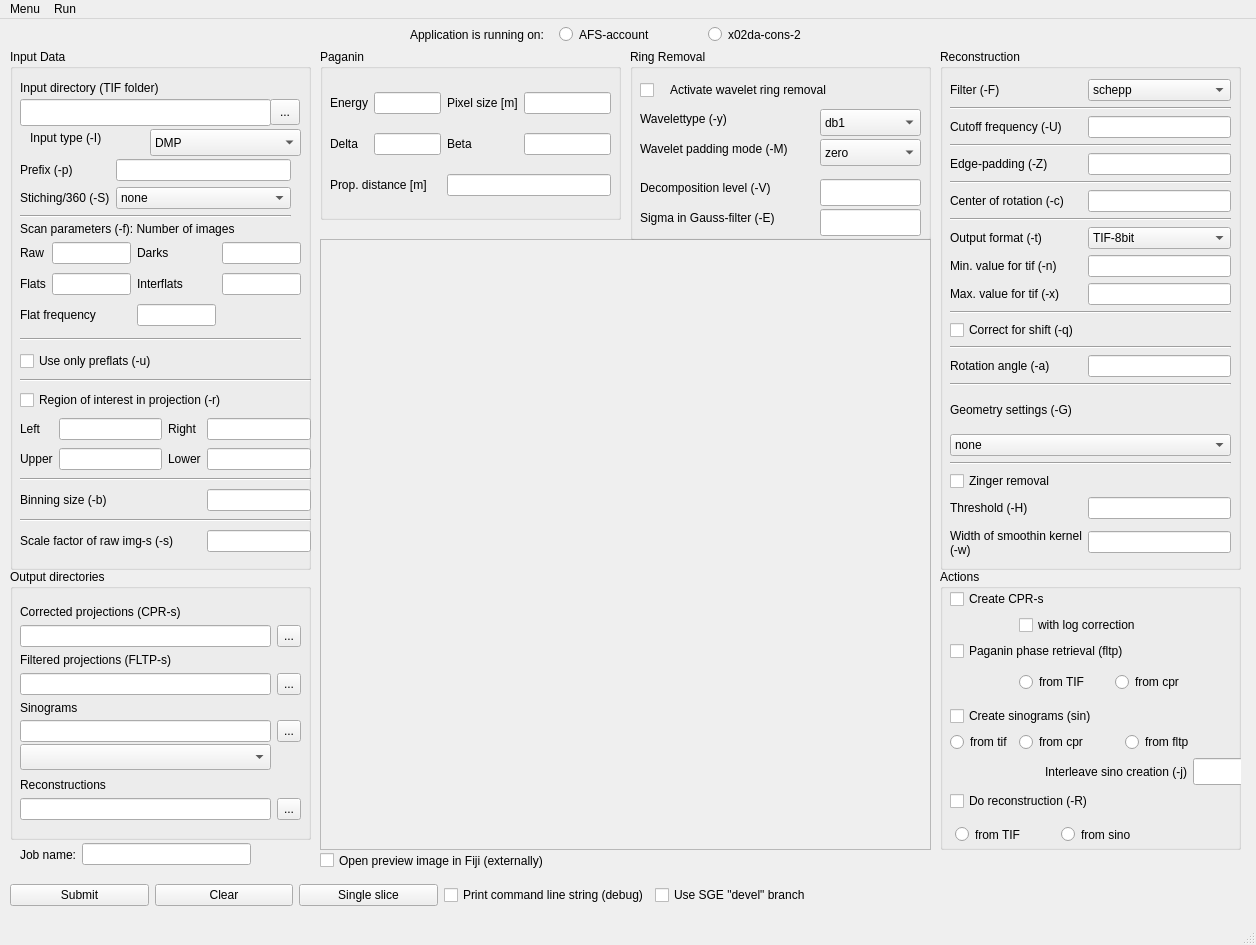
<?xml version="1.0" encoding="UTF-8"?>
<ui version="4.0">
 <class>reco_mainwin</class>
 <widget class="QMainWindow" name="reco_mainwin">
  <property name="geometry">
   <rect>
    <x>0</x>
    <y>0</y>
    <width>1256</width>
    <height>945</height>
   </rect>
  </property>
  <property name="windowTitle">
   <string>GRecoMan</string>
  </property>
  <widget class="QWidget" name="centralwidget">
   <widget class="QGroupBox" name="groupBox_3">
    <property name="geometry">
     <rect>
      <x>10</x>
      <y>30</y>
      <width>301</width>
      <height>521</height>
     </rect>
    </property>
    <property name="title">
     <string>Input Data</string>
    </property>
    <widget class="QLineEdit" name="inputdirectory">
     <property name="geometry">
      <rect>
       <x>10</x>
       <y>50</y>
       <width>251</width>
       <height>27</height>
      </rect>
     </property>
    </widget>
    <widget class="QLabel" name="label_10">
     <property name="geometry">
      <rect>
       <x>10</x>
       <y>30</y>
       <width>231</width>
       <height>17</height>
      </rect>
     </property>
     <property name="text">
      <string>Input directory (TIF folder)</string>
     </property>
    </widget>
    <widget class="QToolButton" name="setinputdirectory">
     <property name="geometry">
      <rect>
       <x>260</x>
       <y>50</y>
       <width>30</width>
       <height>26</height>
      </rect>
     </property>
     <property name="text">
      <string>...</string>
     </property>
    </widget>
    <widget class="QLabel" name="label_3">
     <property name="geometry">
      <rect>
       <x>20</x>
       <y>80</y>
       <width>101</width>
       <height>17</height>
      </rect>
     </property>
     <property name="text">
      <string>Input type (-I)</string>
     </property>
    </widget>
    <widget class="QComboBox" name="inputtype">
     <property name="geometry">
      <rect>
       <x>140</x>
       <y>80</y>
       <width>151</width>
       <height>27</height>
      </rect>
     </property>
     <item>
      <property name="text">
       <string>DMP</string>
      </property>
     </item>
     <item>
      <property name="text">
       <string>HDF5</string>
      </property>
     </item>
     <item>
      <property name="text">
       <string>TIF</string>
      </property>
     </item>
     <item>
      <property name="text">
       <string>DMP sinos</string>
      </property>
     </item>
    </widget>
    <widget class="QLabel" name="label_11">
     <property name="geometry">
      <rect>
       <x>10</x>
       <y>170</y>
       <width>281</width>
       <height>20</height>
      </rect>
     </property>
     <property name="text">
      <string>Scan parameters (-f): Number of images</string>
     </property>
    </widget>
    <widget class="QWidget" name="gridLayoutWidget">
     <property name="geometry">
      <rect>
       <x>10</x>
       <y>190</y>
       <width>281</width>
       <height>91</height>
      </rect>
     </property>
     <layout class="QGridLayout" name="gridLayout">
      <item row="1" column="1">
       <widget class="QLineEdit" name="flats">
        <property name="text">
         <string/>
        </property>
       </widget>
      </item>
      <item row="1" column="0">
       <widget class="QLabel" name="label_12">
        <property name="text">
         <string>Flats</string>
        </property>
       </widget>
      </item>
      <item row="1" column="2">
       <widget class="QLabel" name="label_13">
        <property name="text">
         <string>Interflats</string>
        </property>
       </widget>
      </item>
      <item row="1" column="3">
       <widget class="QLineEdit" name="interflats">
        <property name="text">
         <string/>
        </property>
       </widget>
      </item>
      <item row="0" column="0">
       <widget class="QLabel" name="label_14">
        <property name="text">
         <string>Raw</string>
        </property>
       </widget>
      </item>
      <item row="0" column="1">
       <widget class="QLineEdit" name="raws"/>
      </item>
      <item row="0" column="2">
       <widget class="QLabel" name="label_15">
        <property name="text">
         <string>Darks</string>
        </property>
       </widget>
      </item>
      <item row="0" column="3">
       <widget class="QLineEdit" name="darks">
        <property name="text">
         <string/>
        </property>
       </widget>
      </item>
      <item row="2" column="0" colspan="2">
       <widget class="QLabel" name="label_16">
        <property name="text">
         <string>Flat frequency</string>
        </property>
       </widget>
      </item>
      <item row="2" column="2">
       <widget class="QLineEdit" name="flatfreq">
        <property name="text">
         <string/>
        </property>
       </widget>
      </item>
     </layout>
    </widget>
    <widget class="Line" name="line_5">
     <property name="geometry">
      <rect>
       <x>10</x>
       <y>280</y>
       <width>281</width>
       <height>20</height>
      </rect>
     </property>
     <property name="orientation">
      <enum>Qt::Horizontal</enum>
     </property>
    </widget>
    <widget class="QWidget" name="gridLayoutWidget_3">
     <property name="geometry">
      <rect>
       <x>10</x>
       <y>300</y>
       <width>291</width>
       <height>213</height>
      </rect>
     </property>
     <layout class="QGridLayout" name="gridLayout_3">
      <item row="3" column="2">
       <widget class="QLabel" name="label_20">
        <property name="text">
         <string>Right</string>
        </property>
       </widget>
      </item>
      <item row="6" column="3">
       <widget class="QLineEdit" name="binsize"/>
      </item>
      <item row="4" column="2">
       <widget class="QLabel" name="label_22">
        <property name="text">
         <string>Lower</string>
        </property>
       </widget>
      </item>
      <item row="3" column="3">
       <widget class="QLineEdit" name="roi_right"/>
      </item>
      <item row="4" column="0">
       <widget class="QLabel" name="label_21">
        <property name="text">
         <string>Upper</string>
        </property>
       </widget>
      </item>
      <item row="4" column="3">
       <widget class="QLineEdit" name="roi_lower"/>
      </item>
      <item row="6" column="0" colspan="3">
       <widget class="QLabel" name="label_33">
        <property name="text">
         <string>Binning size (-b)</string>
        </property>
       </widget>
      </item>
      <item row="4" column="1">
       <widget class="QLineEdit" name="roi_upper"/>
      </item>
      <item row="7" column="0" colspan="4">
       <widget class="Line" name="line_19">
        <property name="orientation">
         <enum>Qt::Horizontal</enum>
        </property>
       </widget>
      </item>
      <item row="2" column="0" colspan="4">
       <widget class="QCheckBox" name="roion">
        <property name="text">
         <string>Region of interest in projection (-r)</string>
        </property>
       </widget>
      </item>
      <item row="3" column="1">
       <widget class="QLineEdit" name="roi_left"/>
      </item>
      <item row="3" column="0">
       <widget class="QLabel" name="label_19">
        <property name="text">
         <string>Left</string>
        </property>
       </widget>
      </item>
      <item row="1" column="0" colspan="4">
       <widget class="Line" name="line_12">
        <property name="orientation">
         <enum>Qt::Horizontal</enum>
        </property>
       </widget>
      </item>
      <item row="0" column="0" colspan="4">
       <widget class="QCheckBox" name="preflatsonly">
        <property name="text">
         <string>Use only preflats (-u)</string>
        </property>
       </widget>
      </item>
      <item row="5" column="0" colspan="4">
       <widget class="Line" name="line_18">
        <property name="orientation">
         <enum>Qt::Horizontal</enum>
        </property>
       </widget>
      </item>
      <item row="8" column="0" colspan="3">
       <widget class="QLabel" name="label_34">
        <property name="text">
         <string>Scale factor of raw img-s (-s)</string>
        </property>
       </widget>
      </item>
      <item row="8" column="3">
       <widget class="QLineEdit" name="scaleimagefactor"/>
      </item>
     </layout>
    </widget>
    <widget class="QWidget" name="gridLayoutWidget_9">
     <property name="geometry">
      <rect>
       <x>10</x>
       <y>110</y>
       <width>271</width>
       <height>61</height>
      </rect>
     </property>
     <layout class="QGridLayout" name="gridLayout_8">
      <item row="0" column="1">
       <widget class="QLineEdit" name="prefix"/>
      </item>
      <item row="0" column="0">
       <widget class="QLabel" name="label">
        <property name="text">
         <string>Prefix (-p)</string>
        </property>
       </widget>
      </item>
      <item row="1" column="0">
       <widget class="QLabel" name="label_44">
        <property name="text">
         <string>Stiching/360 (-S)</string>
        </property>
       </widget>
      </item>
      <item row="2" column="0" colspan="2">
       <widget class="Line" name="line_4">
        <property name="orientation">
         <enum>Qt::Horizontal</enum>
        </property>
       </widget>
      </item>
      <item row="1" column="1">
       <widget class="QComboBox" name="stitchingtype">
        <item>
         <property name="text">
          <string>none</string>
         </property>
        </item>
        <item>
         <property name="text">
          <string>left</string>
         </property>
        </item>
        <item>
         <property name="text">
          <string>right</string>
         </property>
        </item>
       </widget>
      </item>
     </layout>
    </widget>
   </widget>
   <widget class="QFrame" name="frame">
    <property name="geometry">
     <rect>
      <x>320</x>
      <y>220</y>
      <width>611</width>
      <height>611</height>
     </rect>
    </property>
    <property name="frameShape">
     <enum>QFrame::StyledPanel</enum>
    </property>
    <property name="frameShadow">
     <enum>QFrame::Raised</enum>
    </property>
    <widget class="QLabel" name="ImgViewer">
     <property name="geometry">
      <rect>
       <x>0</x>
       <y>0</y>
       <width>611</width>
       <height>611</height>
      </rect>
     </property>
     <property name="text">
      <string/>
     </property>
    </widget>
   </widget>
   <widget class="QWidget" name="gridLayoutWidget_2">
    <property name="geometry">
     <rect>
      <x>410</x>
      <y>0</y>
      <width>441</width>
      <height>31</height>
     </rect>
    </property>
    <layout class="QGridLayout" name="gridLayout_2">
     <item row="0" column="0">
      <widget class="QLabel" name="label_18">
       <property name="minimumSize">
        <size>
         <width>0</width>
         <height>21</height>
        </size>
       </property>
       <property name="text">
        <string>Application is running on:</string>
       </property>
      </widget>
     </item>
     <item row="0" column="1">
      <widget class="QRadioButton" name="afsaccount">
       <property name="minimumSize">
        <size>
         <width>0</width>
         <height>21</height>
        </size>
       </property>
       <property name="text">
        <string>AFS-account</string>
       </property>
      </widget>
     </item>
     <item row="0" column="2">
      <widget class="QRadioButton" name="cons2">
       <property name="minimumSize">
        <size>
         <width>0</width>
         <height>21</height>
        </size>
       </property>
       <property name="text">
        <string>x02da-cons-2</string>
       </property>
      </widget>
     </item>
    </layout>
   </widget>
   <widget class="QGroupBox" name="groupBox">
    <property name="geometry">
     <rect>
      <x>10</x>
      <y>550</y>
      <width>301</width>
      <height>271</height>
     </rect>
    </property>
    <property name="title">
     <string>Output directories</string>
    </property>
    <widget class="QWidget" name="gridLayoutWidget_6">
     <property name="geometry">
      <rect>
       <x>10</x>
       <y>30</y>
       <width>281</width>
       <height>221</height>
      </rect>
     </property>
     <layout class="QGridLayout" name="gridLayout_6" rowminimumheight="0,0,0,0,0,0,30,0,0">
      <property name="verticalSpacing">
       <number>0</number>
      </property>
      <item row="3" column="1">
       <widget class="QToolButton" name="setfltpdirectory">
        <property name="minimumSize">
         <size>
          <width>0</width>
          <height>22</height>
         </size>
        </property>
        <property name="text">
         <string>...</string>
        </property>
       </widget>
      </item>
      <item row="6" column="0">
       <widget class="QComboBox" name="sinograms">
        <property name="minimumSize">
         <size>
          <width>0</width>
          <height>26</height>
         </size>
        </property>
       </widget>
      </item>
      <item row="0" column="0">
       <widget class="QLabel" name="label_4">
        <property name="text">
         <string>Corrected projections (CPR-s)</string>
        </property>
       </widget>
      </item>
      <item row="1" column="1">
       <widget class="QToolButton" name="setcprdirectory">
        <property name="minimumSize">
         <size>
          <width>0</width>
          <height>22</height>
         </size>
        </property>
        <property name="text">
         <string>...</string>
        </property>
       </widget>
      </item>
      <item row="5" column="0">
       <widget class="QLineEdit" name="sinogramdirectory">
        <property name="minimumSize">
         <size>
          <width>0</width>
          <height>22</height>
         </size>
        </property>
       </widget>
      </item>
      <item row="4" column="0">
       <widget class="QLabel" name="label_2">
        <property name="text">
         <string>Sinograms</string>
        </property>
       </widget>
      </item>
      <item row="2" column="0">
       <widget class="QLabel" name="label_29">
        <property name="text">
         <string>Filtered projections (FLTP-s)</string>
        </property>
       </widget>
      </item>
      <item row="1" column="0">
       <widget class="QLineEdit" name="cprdirectory">
        <property name="sizePolicy">
         <sizepolicy hsizetype="Expanding" vsizetype="Fixed">
          <horstretch>0</horstretch>
          <verstretch>0</verstretch>
         </sizepolicy>
        </property>
        <property name="minimumSize">
         <size>
          <width>0</width>
          <height>22</height>
         </size>
        </property>
       </widget>
      </item>
      <item row="7" column="0">
       <widget class="QLabel" name="label_43">
        <property name="text">
         <string>Reconstructions</string>
        </property>
       </widget>
      </item>
      <item row="5" column="1">
       <widget class="QToolButton" name="setsinogramdirectory">
        <property name="minimumSize">
         <size>
          <width>0</width>
          <height>22</height>
         </size>
        </property>
        <property name="text">
         <string>...</string>
        </property>
       </widget>
      </item>
      <item row="3" column="0">
       <widget class="QLineEdit" name="fltpdirectory">
        <property name="minimumSize">
         <size>
          <width>0</width>
          <height>22</height>
         </size>
        </property>
       </widget>
      </item>
      <item row="8" column="0">
       <widget class="QLineEdit" name="recodirectory">
        <property name="minimumSize">
         <size>
          <width>0</width>
          <height>22</height>
         </size>
        </property>
       </widget>
      </item>
      <item row="8" column="1">
       <widget class="QToolButton" name="setrecodirectory">
        <property name="minimumSize">
         <size>
          <width>0</width>
          <height>22</height>
         </size>
        </property>
        <property name="text">
         <string>...</string>
        </property>
       </widget>
      </item>
     </layout>
    </widget>
   </widget>
   <widget class="QGroupBox" name="groupBox_5">
    <property name="geometry">
     <rect>
      <x>320</x>
      <y>30</y>
      <width>301</width>
      <height>171</height>
     </rect>
    </property>
    <property name="title">
     <string>Paganin</string>
    </property>
    <widget class="QWidget" name="gridLayoutWidget_4">
     <property name="geometry">
      <rect>
       <x>10</x>
       <y>30</y>
       <width>281</width>
       <height>131</height>
      </rect>
     </property>
     <layout class="QGridLayout" name="gridLayout_4">
      <item row="0" column="3">
       <widget class="QLabel" name="label_25">
        <property name="text">
         <string>Pixel size [m]</string>
        </property>
       </widget>
      </item>
      <item row="0" column="0">
       <widget class="QLabel" name="label_24">
        <property name="text">
         <string>Energy</string>
        </property>
       </widget>
      </item>
      <item row="1" column="1" colspan="2">
       <widget class="QLineEdit" name="pag_delta"/>
      </item>
      <item row="0" column="1" colspan="2">
       <widget class="QLineEdit" name="pag_energy"/>
      </item>
      <item row="0" column="4">
       <widget class="QLineEdit" name="pag_pxsize"/>
      </item>
      <item row="1" column="3">
       <widget class="QLabel" name="label_27">
        <property name="text">
         <string>Beta</string>
        </property>
       </widget>
      </item>
      <item row="1" column="4">
       <widget class="QLineEdit" name="pag_beta"/>
      </item>
      <item row="2" column="0" colspan="3">
       <widget class="QLabel" name="label_28">
        <property name="text">
         <string>Prop. distance [m]</string>
        </property>
       </widget>
      </item>
      <item row="2" column="3" colspan="2">
       <widget class="QLineEdit" name="pag_distance"/>
      </item>
      <item row="1" column="0">
       <widget class="QLabel" name="label_26">
        <property name="text">
         <string>Delta</string>
        </property>
       </widget>
      </item>
     </layout>
    </widget>
   </widget>
   <widget class="QGroupBox" name="groupBox_4">
    <property name="geometry">
     <rect>
      <x>940</x>
      <y>30</y>
      <width>301</width>
      <height>521</height>
     </rect>
    </property>
    <property name="title">
     <string>Reconstruction</string>
    </property>
    <widget class="QWidget" name="gridLayoutWidget_7">
     <property name="geometry">
      <rect>
       <x>10</x>
       <y>30</y>
       <width>281</width>
       <height>481</height>
      </rect>
     </property>
     <layout class="QGridLayout" name="gridLayout_7">
      <item row="18" column="0" colspan="2">
       <widget class="QComboBox" name="geometry">
        <property name="toolTip">
         <string>If 'none', then the flag is not set at all.</string>
        </property>
        <item>
         <property name="text">
          <string>none</string>
         </property>
        </item>
        <item>
         <property name="text">
          <string>sampling from 0-&gt;pi</string>
         </property>
        </item>
        <item>
         <property name="text">
          <string>angles in angles.txt</string>
         </property>
        </item>
        <item>
         <property name="text">
          <string>sampling from 0-&gt;2pi</string>
         </property>
        </item>
       </widget>
      </item>
      <item row="21" column="0">
       <widget class="QLabel" name="label_40">
        <property name="text">
         <string>Threshold (-H)</string>
        </property>
       </widget>
      </item>
      <item row="5" column="1">
       <widget class="QLineEdit" name="edgepadding"/>
      </item>
      <item row="5" column="0">
       <widget class="QLabel" name="label_38">
        <property name="text">
         <string>Edge-padding (-Z)</string>
        </property>
       </widget>
      </item>
      <item row="9" column="0">
       <widget class="QLabel" name="label_23">
        <property name="text">
         <string>Output format (-t)</string>
        </property>
       </widget>
      </item>
      <item row="0" column="1">
       <widget class="QComboBox" name="filter">
        <property name="toolTip">
         <string>If 'none', then the flag is not set at all.</string>
        </property>
        <item>
         <property name="text">
          <string>schepp</string>
         </property>
        </item>
        <item>
         <property name="text">
          <string>hanning</string>
         </property>
        </item>
        <item>
         <property name="text">
          <string>hamming</string>
         </property>
        </item>
        <item>
         <property name="text">
          <string>ramlak</string>
         </property>
        </item>
        <item>
         <property name="text">
          <string>parzen</string>
         </property>
        </item>
        <item>
         <property name="text">
          <string>lanczos</string>
         </property>
        </item>
        <item>
         <property name="text">
          <string>dpc</string>
         </property>
        </item>
        <item>
         <property name="text">
          <string>none</string>
         </property>
        </item>
       </widget>
      </item>
      <item row="16" column="0" colspan="2">
       <widget class="Line" name="line_16">
        <property name="orientation">
         <enum>Qt::Horizontal</enum>
        </property>
       </widget>
      </item>
      <item row="12" column="0" colspan="2">
       <widget class="Line" name="line_13">
        <property name="orientation">
         <enum>Qt::Horizontal</enum>
        </property>
       </widget>
      </item>
      <item row="15" column="1">
       <widget class="QLineEdit" name="rotationangle"/>
      </item>
      <item row="1" column="0" colspan="2">
       <widget class="Line" name="line_7">
        <property name="orientation">
         <enum>Qt::Horizontal</enum>
        </property>
       </widget>
      </item>
      <item row="7" column="1">
       <widget class="QLineEdit" name="centerofrotation"/>
      </item>
      <item row="0" column="0">
       <widget class="QLabel" name="label_17">
        <property name="text">
         <string>Filter (-F)</string>
        </property>
       </widget>
      </item>
      <item row="3" column="0">
       <widget class="QLabel" name="label_37">
        <property name="text">
         <string>Cutoff frequency (-U) </string>
        </property>
       </widget>
      </item>
      <item row="9" column="1">
       <widget class="QComboBox" name="outputtype">
        <property name="toolTip">
         <string>If 'none', then the flag is not set at all.</string>
        </property>
        <item>
         <property name="text">
          <string>TIF-8bit</string>
         </property>
        </item>
        <item>
         <property name="text">
          <string>DMP</string>
         </property>
        </item>
        <item>
         <property name="text">
          <string>DMP+HDF5</string>
         </property>
        </item>
        <item>
         <property name="text">
          <string>TIF-16bit</string>
         </property>
        </item>
        <item>
         <property name="text">
          <string>none</string>
         </property>
        </item>
       </widget>
      </item>
      <item row="17" column="0">
       <widget class="QLabel" name="label_32">
        <property name="text">
         <string>Geometry settings (-G)</string>
        </property>
       </widget>
      </item>
      <item row="7" column="0">
       <widget class="QLabel" name="label_39">
        <property name="text">
         <string>Center of rotation (-c)</string>
        </property>
       </widget>
      </item>
      <item row="8" column="0" colspan="2">
       <widget class="Line" name="line_10">
        <property name="orientation">
         <enum>Qt::Horizontal</enum>
        </property>
       </widget>
      </item>
      <item row="20" column="0">
       <widget class="QCheckBox" name="zingeron">
        <property name="text">
         <string>Zinger removal</string>
        </property>
       </widget>
      </item>
      <item row="3" column="1">
       <widget class="QLineEdit" name="cutofffrequency"/>
      </item>
      <item row="13" column="0">
       <widget class="QCheckBox" name="shiftcorrection">
        <property name="text">
         <string>Correct for shift (-q)</string>
        </property>
       </widget>
      </item>
      <item row="15" column="0">
       <widget class="QLabel" name="label_31">
        <property name="text">
         <string>Rotation angle (-a)</string>
        </property>
       </widget>
      </item>
      <item row="14" column="0" colspan="2">
       <widget class="Line" name="line_14">
        <property name="orientation">
         <enum>Qt::Horizontal</enum>
        </property>
       </widget>
      </item>
      <item row="4" column="0" colspan="2">
       <widget class="Line" name="line_9">
        <property name="orientation">
         <enum>Qt::Horizontal</enum>
        </property>
       </widget>
      </item>
      <item row="19" column="0" colspan="2">
       <widget class="Line" name="line_21">
        <property name="orientation">
         <enum>Qt::Horizontal</enum>
        </property>
       </widget>
      </item>
      <item row="6" column="0" colspan="2">
       <widget class="Line" name="line_11">
        <property name="orientation">
         <enum>Qt::Horizontal</enum>
        </property>
       </widget>
      </item>
      <item row="22" column="0">
       <widget class="QLabel" name="label_41">
        <property name="minimumSize">
         <size>
          <width>0</width>
          <height>35</height>
         </size>
        </property>
        <property name="text">
         <string>Width of smoothin kernel (-w)</string>
        </property>
        <property name="wordWrap">
         <bool>true</bool>
        </property>
       </widget>
      </item>
      <item row="21" column="1">
       <widget class="QLineEdit" name="zinger_thresh"/>
      </item>
      <item row="22" column="1">
       <widget class="QLineEdit" name="zinger_width"/>
      </item>
      <item row="10" column="0">
       <widget class="QLabel" name="label_35">
        <property name="text">
         <string>Min. value for tif (-n)</string>
        </property>
       </widget>
      </item>
      <item row="10" column="1">
       <widget class="QLineEdit" name="tifmin"/>
      </item>
      <item row="11" column="0">
       <widget class="QLabel" name="label_42">
        <property name="text">
         <string>Max. value for tif (-x)</string>
        </property>
       </widget>
      </item>
      <item row="11" column="1">
       <widget class="QLineEdit" name="tifmax"/>
      </item>
     </layout>
    </widget>
   </widget>
   <widget class="QGroupBox" name="groupBox_2">
    <property name="geometry">
     <rect>
      <x>630</x>
      <y>30</y>
      <width>301</width>
      <height>191</height>
     </rect>
    </property>
    <property name="font">
     <font>
      <weight>50</weight>
      <bold>false</bold>
     </font>
    </property>
    <property name="title">
     <string>Ring Removal</string>
    </property>
    <widget class="QComboBox" name="wavelettype">
     <property name="geometry">
      <rect>
       <x>190</x>
       <y>60</y>
       <width>101</width>
       <height>27</height>
      </rect>
     </property>
     <item>
      <property name="text">
       <string>db1</string>
      </property>
     </item>
     <item>
      <property name="text">
       <string>db2</string>
      </property>
     </item>
     <item>
      <property name="text">
       <string>db3</string>
      </property>
     </item>
     <item>
      <property name="text">
       <string>db4</string>
      </property>
     </item>
     <item>
      <property name="text">
       <string>db5</string>
      </property>
     </item>
     <item>
      <property name="text">
       <string>db6</string>
      </property>
     </item>
     <item>
      <property name="text">
       <string>db7</string>
      </property>
     </item>
     <item>
      <property name="text">
       <string>db8</string>
      </property>
     </item>
     <item>
      <property name="text">
       <string>db9</string>
      </property>
     </item>
     <item>
      <property name="text">
       <string>db10</string>
      </property>
     </item>
     <item>
      <property name="text">
       <string>db11</string>
      </property>
     </item>
     <item>
      <property name="text">
       <string>db12</string>
      </property>
     </item>
     <item>
      <property name="text">
       <string>db13</string>
      </property>
     </item>
     <item>
      <property name="text">
       <string>db14</string>
      </property>
     </item>
     <item>
      <property name="text">
       <string>db15</string>
      </property>
     </item>
     <item>
      <property name="text">
       <string>db16</string>
      </property>
     </item>
     <item>
      <property name="text">
       <string>db17</string>
      </property>
     </item>
     <item>
      <property name="text">
       <string>db18</string>
      </property>
     </item>
     <item>
      <property name="text">
       <string>db19</string>
      </property>
     </item>
     <item>
      <property name="text">
       <string>db20</string>
      </property>
     </item>
    </widget>
    <widget class="QLabel" name="label_5">
     <property name="geometry">
      <rect>
       <x>10</x>
       <y>60</y>
       <width>131</width>
       <height>20</height>
      </rect>
     </property>
     <property name="text">
      <string>Wavelettype (-y)</string>
     </property>
    </widget>
    <widget class="QLabel" name="label_6">
     <property name="geometry">
      <rect>
       <x>10</x>
       <y>130</y>
       <width>161</width>
       <height>17</height>
      </rect>
     </property>
     <property name="text">
      <string>Decomposition level (-V)</string>
     </property>
    </widget>
    <widget class="QLineEdit" name="waveletdecompositionlevel">
     <property name="geometry">
      <rect>
       <x>190</x>
       <y>130</y>
       <width>101</width>
       <height>27</height>
      </rect>
     </property>
    </widget>
    <widget class="QLabel" name="label_7">
     <property name="geometry">
      <rect>
       <x>10</x>
       <y>160</y>
       <width>171</width>
       <height>17</height>
      </rect>
     </property>
     <property name="text">
      <string>Sigma in Gauss-filter (-E)</string>
     </property>
    </widget>
    <widget class="QLineEdit" name="sigmaingaussfilter">
     <property name="geometry">
      <rect>
       <x>190</x>
       <y>160</y>
       <width>101</width>
       <height>27</height>
      </rect>
     </property>
    </widget>
    <widget class="QComboBox" name="waveletpaddingmode">
     <property name="geometry">
      <rect>
       <x>190</x>
       <y>90</y>
       <width>101</width>
       <height>27</height>
      </rect>
     </property>
     <item>
      <property name="text">
       <string>zero</string>
      </property>
     </item>
     <item>
      <property name="text">
       <string>constant</string>
      </property>
     </item>
     <item>
      <property name="text">
       <string>symmetric</string>
      </property>
     </item>
     <item>
      <property name="text">
       <string>periodic</string>
      </property>
     </item>
     <item>
      <property name="text">
       <string>smooth</string>
      </property>
     </item>
    </widget>
    <widget class="QLabel" name="label_8">
     <property name="geometry">
      <rect>
       <x>10</x>
       <y>90</y>
       <width>181</width>
       <height>20</height>
      </rect>
     </property>
     <property name="text">
      <string>Wavelet padding mode (-M)</string>
     </property>
    </widget>
    <widget class="QLabel" name="label_9">
     <property name="geometry">
      <rect>
       <x>40</x>
       <y>20</y>
       <width>251</width>
       <height>41</height>
      </rect>
     </property>
     <property name="text">
      <string>Activate wavelet ring removal</string>
     </property>
     <property name="wordWrap">
      <bool>true</bool>
     </property>
    </widget>
    <widget class="QCheckBox" name="runringremoval">
     <property name="geometry">
      <rect>
       <x>10</x>
       <y>30</y>
       <width>21</width>
       <height>23</height>
      </rect>
     </property>
     <property name="text">
      <string/>
     </property>
    </widget>
   </widget>
   <widget class="QGroupBox" name="groupBox_6">
    <property name="geometry">
     <rect>
      <x>940</x>
      <y>550</y>
      <width>301</width>
      <height>281</height>
     </rect>
    </property>
    <property name="title">
     <string>Actions</string>
    </property>
    <widget class="QWidget" name="gridLayoutWidget_5">
     <property name="geometry">
      <rect>
       <x>10</x>
       <y>20</y>
       <width>293</width>
       <height>261</height>
      </rect>
     </property>
     <layout class="QGridLayout" name="gridLayout_5">
      <item row="2" column="0" colspan="3">
       <widget class="QCheckBox" name="paganinon">
        <property name="text">
         <string>Paganin phase retrieval (fltp)</string>
        </property>
       </widget>
      </item>
      <item row="0" column="0" colspan="3">
       <widget class="QCheckBox" name="cpron">
        <property name="text">
         <string>Create CPR-s</string>
        </property>
       </widget>
      </item>
      <item row="7" column="0" colspan="3">
       <widget class="QCheckBox" name="reconstructon">
        <property name="text">
         <string>Do reconstruction (-R)</string>
        </property>
       </widget>
      </item>
      <item row="4" column="0" colspan="3">
       <widget class="QCheckBox" name="sinon">
        <property name="text">
         <string>Create sinograms (sin)</string>
        </property>
       </widget>
      </item>
      <item row="6" column="3">
       <widget class="QLineEdit" name="steplines">
        <property name="minimumSize">
         <size>
          <width>0</width>
          <height>27</height>
         </size>
        </property>
        <property name="maximumSize">
         <size>
          <width>50</width>
          <height>16777215</height>
         </size>
        </property>
       </widget>
      </item>
      <item row="6" column="0" colspan="3">
       <widget class="QLabel" name="label_36">
        <property name="text">
         <string>Interleave sino creation (-j)</string>
        </property>
        <property name="alignment">
         <set>Qt::AlignRight|Qt::AlignTrailing|Qt::AlignVCenter</set>
        </property>
       </widget>
      </item>
      <item row="5" column="1">
       <widget class="QRadioButton" name="sin_fromcpr">
        <property name="minimumSize">
         <size>
          <width>100</width>
          <height>0</height>
         </size>
        </property>
        <property name="text">
         <string>from cpr</string>
        </property>
       </widget>
      </item>
      <item row="5" column="2" colspan="2">
       <widget class="QRadioButton" name="sin_fromfltp">
        <property name="text">
         <string>from fltp</string>
        </property>
       </widget>
      </item>
      <item row="1" column="1" colspan="2">
       <widget class="QCheckBox" name="withlog">
        <property name="text">
         <string>with log correction</string>
        </property>
       </widget>
      </item>
      <item row="3" column="1" colspan="3">
       <widget class="QWidget" name="widget" native="true">
        <property name="maximumSize">
         <size>
          <width>16777215</width>
          <height>50</height>
         </size>
        </property>
        <widget class="QWidget" name="horizontalLayoutWidget">
         <property name="geometry">
          <rect>
           <x>0</x>
           <y>0</y>
           <width>191</width>
           <height>31</height>
          </rect>
         </property>
         <layout class="QHBoxLayout" name="horizontalLayout">
          <property name="spacing">
           <number>0</number>
          </property>
          <item>
           <widget class="QRadioButton" name="fltp_fromtif">
            <property name="text">
             <string>from TIF</string>
            </property>
           </widget>
          </item>
          <item>
           <widget class="QRadioButton" name="fltp_fromcpr">
            <property name="text">
             <string>from cpr</string>
            </property>
           </widget>
          </item>
         </layout>
        </widget>
       </widget>
      </item>
      <item row="5" column="0">
       <widget class="QRadioButton" name="sin_fromtif">
        <property name="text">
         <string>from tif</string>
        </property>
       </widget>
      </item>
      <item row="8" column="0" colspan="3">
       <widget class="QWidget" name="widget_2" native="true">
        <property name="minimumSize">
         <size>
          <width>0</width>
          <height>21</height>
         </size>
        </property>
        <widget class="QWidget" name="layoutWidget">
         <property name="geometry">
          <rect>
           <x>5</x>
           <y>2</y>
           <width>211</width>
           <height>31</height>
          </rect>
         </property>
         <layout class="QHBoxLayout" name="horizontalLayout_3">
          <property name="spacing">
           <number>0</number>
          </property>
          <item>
           <widget class="QRadioButton" name="rec_fromtif">
            <property name="minimumSize">
             <size>
              <width>0</width>
              <height>21</height>
             </size>
            </property>
            <property name="text">
             <string>from TIF</string>
            </property>
           </widget>
          </item>
          <item>
           <widget class="QRadioButton" name="rec_fromsino">
            <property name="minimumSize">
             <size>
              <width>0</width>
              <height>21</height>
             </size>
            </property>
            <property name="text">
             <string>from sino</string>
            </property>
           </widget>
          </item>
         </layout>
        </widget>
       </widget>
      </item>
     </layout>
    </widget>
   </widget>
   <widget class="QWidget" name="horizontalLayoutWidget_2">
    <property name="geometry">
     <rect>
      <x>20</x>
      <y>820</y>
      <width>231</width>
      <height>31</height>
     </rect>
    </property>
    <layout class="QHBoxLayout" name="horizontalLayout_2">
     <item>
      <widget class="QLabel" name="label_30">
       <property name="text">
        <string>Job name:</string>
       </property>
      </widget>
     </item>
     <item>
      <widget class="QLineEdit" name="jobname"/>
     </item>
    </layout>
   </widget>
   <widget class="QWidget" name="gridLayoutWidget_8">
    <property name="geometry">
     <rect>
      <x>10</x>
      <y>860</y>
      <width>801</width>
      <height>32</height>
     </rect>
    </property>
    <layout class="QGridLayout" name="gridLayout_9">
     <item row="0" column="2">
      <widget class="QPushButton" name="singleslice">
       <property name="text">
        <string>Single slice</string>
       </property>
      </widget>
     </item>
     <item row="0" column="0">
      <widget class="QPushButton" name="submit">
       <property name="text">
        <string>Submit</string>
       </property>
      </widget>
     </item>
     <item row="0" column="1">
      <widget class="QPushButton" name="clearfields">
       <property name="text">
        <string>Clear</string>
       </property>
      </widget>
     </item>
     <item row="0" column="3">
      <widget class="QCheckBox" name="print_cmd">
       <property name="text">
        <string>Print command line string (debug)</string>
       </property>
      </widget>
     </item>
     <item row="0" column="4">
      <widget class="QCheckBox" name="develbranchon">
       <property name="text">
        <string>Use SGE &quot;devel&quot; branch</string>
       </property>
      </widget>
     </item>
    </layout>
   </widget>
   <widget class="QCheckBox" name="openinfiji">
    <property name="geometry">
     <rect>
      <x>320</x>
      <y>830</y>
      <width>281</width>
      <height>23</height>
     </rect>
    </property>
    <property name="text">
     <string>Open preview image in Fiji (externally)</string>
    </property>
   </widget>
  </widget>
  <widget class="QMenuBar" name="menubar">
   <property name="geometry">
    <rect>
     <x>0</x>
     <y>0</y>
     <width>1256</width>
     <height>19</height>
    </rect>
   </property>
   <widget class="QMenu" name="menuMenu">
    <property name="title">
     <string>Menu</string>
    </property>
    <addaction name="menuloadsettings"/>
    <addaction name="menusavesettings"/>
    <addaction name="exitapp"/>
   </widget>
   <widget class="QMenu" name="menuRun">
    <property name="title">
     <string>Run</string>
    </property>
    <widget class="QMenu" name="menuReconstruction">
     <property name="title">
      <string>Reconstruction</string>
     </property>
     <addaction name="menuCreateRecoStandard"/>
     <addaction name="menuCreateRecoPaganin"/>
    </widget>
    <widget class="QMenu" name="menuProjections">
     <property name="title">
      <string>Projections</string>
     </property>
     <addaction name="menuCreateCpr"/>
     <addaction name="menuCreateCprLog"/>
     <addaction name="menuCreateFltp"/>
     <addaction name="menuCreateFltpCpr"/>
    </widget>
    <widget class="QMenu" name="menuSinograms">
     <property name="title">
      <string>Sinograms</string>
     </property>
     <addaction name="menuCreateSinosQuick"/>
     <addaction name="menuCreateSinosFromTif"/>
     <addaction name="menuCreateSinosFromFltp"/>
    </widget>
    <widget class="QMenu" name="menuRing_removal">
     <property name="title">
      <string>Ring removal</string>
     </property>
     <addaction name="menuRingRemoval1"/>
     <addaction name="menuRingRemoval2"/>
    </widget>
    <addaction name="menuProjections"/>
    <addaction name="menuSinograms"/>
    <addaction name="menuReconstruction"/>
    <addaction name="separator"/>
    <addaction name="menuRing_removal"/>
   </widget>
   <addaction name="menuMenu"/>
   <addaction name="menuRun"/>
  </widget>
  <widget class="QStatusBar" name="statusbar"/>
  <action name="menuloadsettings">
   <property name="text">
    <string>Load Settings</string>
   </property>
  </action>
  <action name="menusavesettings">
   <property name="text">
    <string>Save settings</string>
   </property>
  </action>
  <action name="exitapp">
   <property name="text">
    <string>Exit</string>
   </property>
  </action>
  <action name="menuCreateRecoStandard">
   <property name="text">
    <string>Standard</string>
   </property>
  </action>
  <action name="menuCreateRecoPaganin">
   <property name="text">
    <string>With Paganin phase retrieval</string>
   </property>
  </action>
  <action name="menuCreateCpr">
   <property name="text">
    <string>Correct projections (flat+dark)</string>
   </property>
  </action>
  <action name="menuCreateCprLog">
   <property name="text">
    <string>Correct projections with log (standard CT)</string>
   </property>
  </action>
  <action name="menuCreateFltp">
   <property name="text">
    <string>Paganin phase retrieval</string>
   </property>
  </action>
  <action name="menuCreateFltpCpr">
   <property name="text">
    <string>Paganin phase retrieval (+keep corrected projs)</string>
   </property>
  </action>
  <action name="menuCreateSinosQuick">
   <property name="text">
    <string>Quick sinograms for preview</string>
   </property>
  </action>
  <action name="menuCreateSinosFromTif">
   <property name="text">
    <string>Sinograms from TIF</string>
   </property>
  </action>
  <action name="menuCreateSinosFromFltp">
   <property name="text">
    <string>Sinograms from FLTP</string>
   </property>
  </action>
  <action name="menuRingRemoval1">
   <property name="text">
    <string>Weak thin rings</string>
   </property>
  </action>
  <action name="menuRingRemoval2">
   <property name="text">
    <string>Strong thick rings</string>
   </property>
  </action>
 </widget>
 <resources/>
 <connections/>
</ui>
